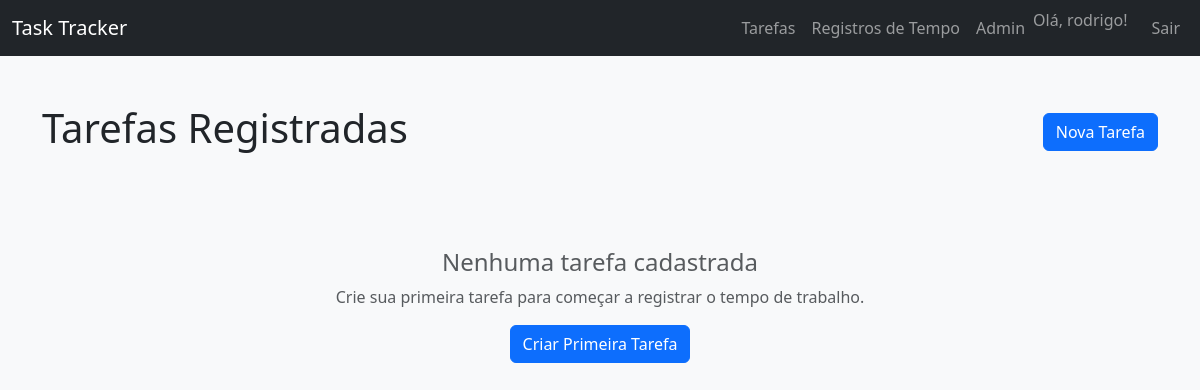
The page /tasks/ (signed in) on the database as committed earlier.
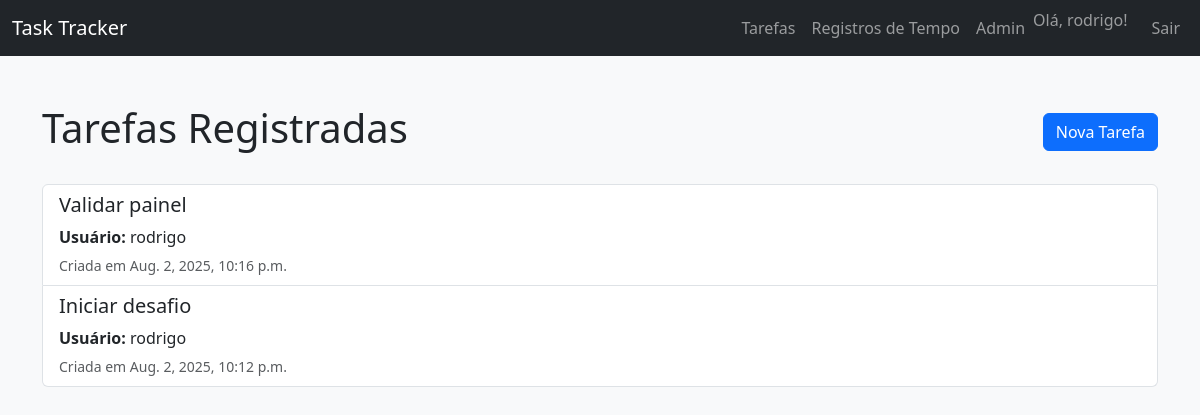
The same page on the database as committed later.
### timetracker/models.py (models this page shows, shortened)
class Task(models.Model):
    user = models.ForeignKey(
        User,
        on_delete=models.CASCADE,
        related_name='tasks',
        verbose_name='Usuário'
    )
    created_at = models.DateTimeField(
        auto_now_add=True,
        verbose_name='Criado em'
    )
    description = models.TextField(
        verbose_name='Descrição'
    )
    class Meta:
        ordering = ['-created_at']
        verbose_name = 'Tarefa'
        verbose_name_plural = 'Tarefas'

### timetracker/views.py (the view)
# urls.py: path('tasks/', list_tasks, name='list_tasks'),
@login_required
def list_tasks(request):
    tasks = Task.objects.filter(user=request.user).select_related('user')
    return render(request, 'timetracker/task_list.html', {'tasks': tasks})

### timetracker/templates/timetracker/task_list.html (shortened to what this page needs)
{% extends "timetracker/base.html" %}
{% block content %}
<div class="mt-5">
    <div class="d-flex justify-content-between align-items-center mb-4">
        <h1>Tarefas Registradas</h1>
        <a href="{% url 'create_task' %}" class="btn btn-primary">
             Nova Tarefa
        </a>
    </div>
    {% if tasks %}
        <div class="list-group">
            {% for task in tasks %}
                <div class="list-group-item">
                    <h5>{{ task.description }}</h5>
                    <p class="mb-1"><strong>Usuário:</strong> {{ task.user.username }}</p>
                    <small class="text-muted">Criada em {{ task.created_at }}</small>
                </div>
            {% endfor %}
        </div>
    {% else %}
        <div class="text-center py-5">
            <h4 class="mt-3 text-muted">Nenhuma tarefa cadastrada</h4>
            <p class="text-muted">Crie sua primeira tarefa para começar a registrar o tempo de trabalho.</p>
            <a href="{% url 'create_task' %}" class="btn btn-primary">
                 Criar Primeira Tarefa
            </a>
        </div>
    {% endif %}
</div>
{% endblock %}

### timetracker/templates/timetracker/base.html (shortened to what this page needs)
<!DOCTYPE html>
<html lang="pt-br">
<head>
    <link href="https://cdn.jsdelivr.net/npm/bootstrap@5.3.3/dist/css/bootstrap.min.css" rel="stylesheet">
</head>
<body class="bg-light">
    <nav class="navbar navbar-expand-lg navbar-dark bg-dark mb-4">
        <div class="container-fluid">
            <a class="navbar-brand" href="{% url 'list_tasks' %}">Task Tracker</a>
            <div class="collapse navbar-collapse" id="navbarNav">
                <ul class="navbar-nav ms-auto">
                    {% if user.is_authenticated %}
                        <li class="nav-item">
                            <a class="nav-link" href="{% url 'list_tasks' %}">Tarefas</a>
                        </li>
                        <li class="nav-item">
                            <a class="nav-link" href="{% url 'list_time_entries' %}">Registros de Tempo</a>
                        </li>
                        <li class="nav-item">
                            <a class="nav-link" href="{% url 'admin:index' %}">Admin</a>
                        </li>
                        <li class="nav-item">
                            <span class="navbar-text me-3">Olá, {{ user.username }}!</span>
                        </li>
                        <li class="nav-item">
                            <a class="nav-link" href="{% url 'logout' %}">Sair</a>
                        </li>
                    {% endif %}
                </ul>
            </div>
        </div>
    </nav>
    <div class="container">
        {% block content %}
        {% endblock %}
    </div>
</body>
</html>

Rows that differ between the two databases and show on the page:
added Task: description "Validar painel", user.username "rodrigo", created_at "Aug. 2, 2025, 10:16 p.m."
added Task: description "Iniciar desafio", user.username "rodrigo", created_at "Aug. 2, 2025, 10:12 p.m."
Other text that changed with them:
text no longer shown: "Nenhuma tarefa cadastrada Crie sua primeira tarefa para começar a registrar o tempo de trabalho. Criar Primeira Tarefa"
